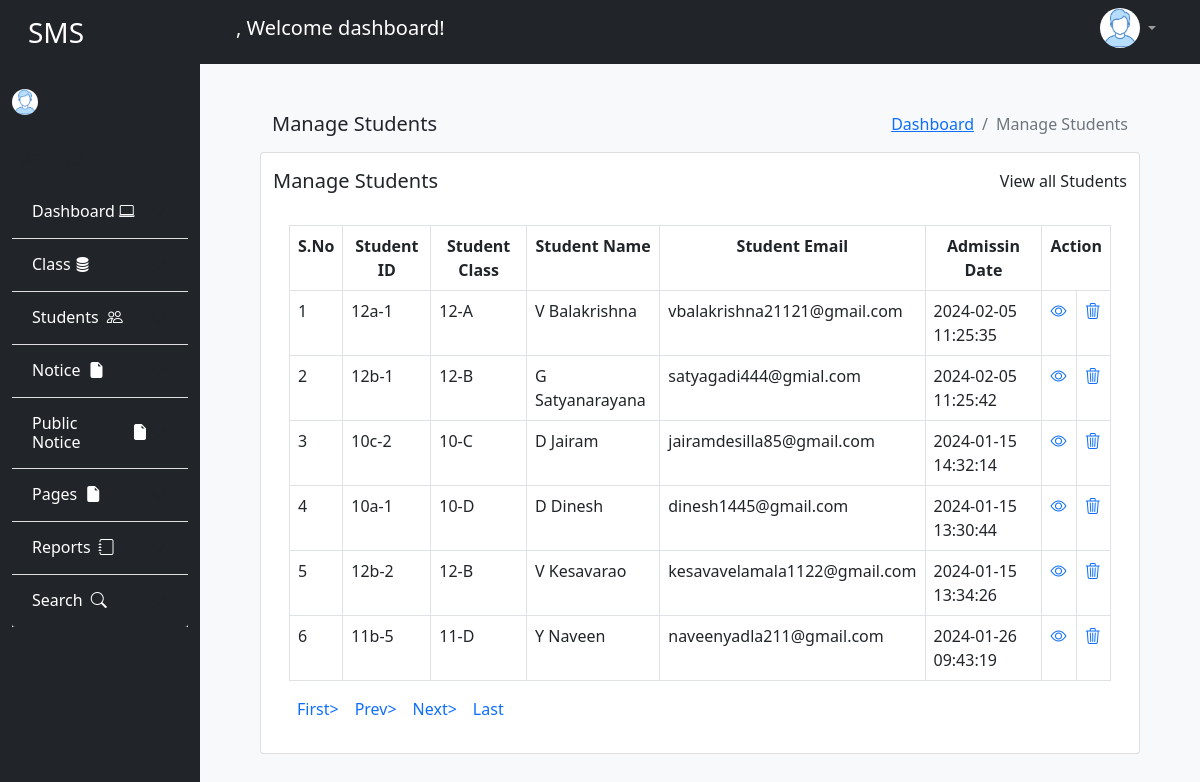
Screenshot of /admin/manage_students.php with the database file from the repository.
### tables this page shows
CREATE TABLE `add_students` (
  `S_No` int(11) NOT NULL,
  `Student_Name` varchar(33) NOT NULL,
  `Email` varchar(30) NOT NULL,
  `Class` varchar(30) NOT NULL,
  `Gender` varchar(30) NOT NULL,
  `Date_of_Birth` date NOT NULL,
  `Student_ID` varchar(30) NOT NULL,
  `Photo` varbinary(30) NOT NULL,
  `Father_Name` varchar(30) NOT NULL,
  `Mother_Name` varchar(30) NOT NULL,
  `Contact_Number` bigint(10) NOT NULL,
  `Alternate_Contact_Number` bigint(10) NOT NULL,
  `Address` varchar(100) NOT NULL,
  `User_Name` varchar(30) NOT NULL,
  `Password` varchar(30) NOT NULL,
  `Admissin_Date` timestamp NOT NULL DEFAULT current_timestamp() ON UPDATE current_timestamp(),
  `Deleted` tinyint(11) NOT NULL DEFAULT 0
);

CREATE TABLE `add_class` (
  `S_No` int(11) NOT NULL,
  `Class_name` varchar(33) NOT NULL,
  `Section` varchar(30) NOT NULL,
  `Creation_Date` timestamp(6) NOT NULL DEFAULT current_timestamp(6) ON UPDATE current_timestamp(6),
  `Deleted` tinyint(4) NOT NULL DEFAULT 0
);

### admin/manage_students.php (the view, shortened to what this page needs)
<!DOCTYPE html>
<html lang="en">
<head>
    <link rel="stylesheet" href="../bootstrap/bootstrap.min.css">
    <link rel="stylesheet" href="../dashboard.css">
    <link rel="stylesheet" href="https://cdn.jsdelivr.net/npm/bootstrap-icons@1.11.2/font/bootstrap-icons.min.css">
</head>
<body>
    <div class="container-fluid">
        <div class="row">
            <div class="col-sm-12">
                <?php include_once('includes/header.php'); ?>
            </div>
        </div>
        <div class="row m-0 p-0">
            <div class="col-sm-2 bg-dark">
                <div class="row">
                    <div class="col-sm-12 bg-dark">
                        <?php include_once('includes/aside.php'); ?>
                    </div>
                </div>
            </div>
            <div class="col-sm-10 bg-light">
                <div class="row m-5">
                    <div class="col-sm-12">
                        <h5 class="float-start">Manage Students</h5>
                        <nav aria-label="breadcrumb" class="float-end">
                            <ol class="breadcrumb">
                                <li class="breadcrumb-item"><a href="admindb.php">Dashboard</a></li>
                                <li class="breadcrumb-item active" aria-current="page">Manage Students</li>
                            </ol>
                        </nav>
                    </div>
                    <div class="card">
                        <div class="bg-white mt-3">
                            <h5 class="float-start">Manage Students</h5>
                            <p class="float-end"><a href="" class="text-decoration-none text-dark">View all Students</a></p>
                        </div>
                        <div class="card-body">
                            <table class="table table-bordered table-responsive">
                                <tr class="text-center">
                                    <th>S.No</th>
                                    <th>Student ID</th>
                                    <th>Student Class</th>
                                    <th>Student Name</th>
                                    <th>Student Email</th>
                                    <th>Admissin Date</th>
                                    <th colspan="2">Action</th>
                                </tr>
                                <?php
                                    $conn = mysqli_connect('localhost', 'root', '', 'student_management');
                                    $sql = "SELECT add_students.Student_ID, add_students.S_No, add_students.Student_Name, add_students.Email, add_students.Admissin_Date, add_class.Class_Name, add_class.Section from add_students join add_class on add_class.S_No=add_students.Class where add_students.Deleted = '0'";
                                    if($result = mysqli_query($conn, $sql)){
                                        if(mysqli_num_rows($result)>0){
                                            while($row = mysqli_fetch_assoc($result)){
                                                echo "<tr class='primary'>";
                                                echo "<td>" .$row['S_No']. "</td>";
                                                echo "<td>" .$row['Student_ID']. "</td>";
                                                echo "<td>" .$row['Class_Name']."-".$row['Section']. "</td>";
                                                echo "<td>" .$row['Student_Name']. "</td>";
                                                echo "<td>" .$row['Email']. "</td>";
                                                echo "<td>" .$row['Admissin_Date']. "</td>";
                                                echo"<td>";
                                                echo '<a href="update_student_details.php?S_No='.$row['S_No'].'"><i class="bi bi-eye"></i></a>';
                                                echo "</td>";
                                                echo"<td>";
                                                echo '<a href="delete_students.php?S_No='.$row['S_No'].'"><i class="bi bi-trash3"></i></a>';
                                                echo "</td>";
                                                echo "</tr>";
                                            }
                                        }else{
                                            echo "No Data";
                                        }
                                    }else{
                                        echo "Query Wrong";
                                    }
                                ?>
                            </table>
                            <div class="float-start">
                                <ul class="pagination">
                                    <li><a href="?pageno=1" class="p-2 text-decoration-none">First&gt;</a></li>
                                    <li class="disabled">
                                        <a href="#" class="p-2 text-decoration-none">Prev&gt;</a>
                                    </li>
                                    <li class="disabled">
                                        <a href="#" class="p-2 text-decoration-none">Next&gt;</a>
                                    </li>
                                    <li><a href="?pageno=1" class="p-2 text-decoration-none">Last</a></li>
                                </ul>
                            </div>
                        </div>
                    </div>
                </div>
            </div>
        </div>
   </div>
</body>
</html>

### dashboard.css (style rules this page uses)
* { margin: 0; padding: 0; box-sizing: border-box; }

### rows the page displays
add_students: S_No "1", Student_ID "12a-1", add_class.Class_name "12", add_class.Section "A", Student_Name "V Balakrishna", Email "vbalakrishna21121@gmail.com", Admissin_Date "2024-02-05 11:25:35"
add_students: S_No "2", Student_ID "12b-1", add_class.Class_name "12", add_class.Section "B", Student_Name "G Satyanarayana", Email "satyagadi444@gmial.com", Admissin_Date "2024-02-05 11:25:42"
add_students: S_No "3", Student_ID "10c-2", add_class.Class_name "10", add_class.Section "C", Student_Name "D Jairam", Email "jairamdesilla85@gmail.com", Admissin_Date "2024-01-15 14:32:14"
add_students: S_No "4", Student_ID "10a-1", add_class.Class_name "10", add_class.Section "D", Student_Name "D Dinesh", Email "dinesh1445@gmail.com", Admissin_Date "2024-01-15 13:30:44"
add_students: S_No "5", Student_ID "12b-2", add_class.Class_name "12", add_class.Section "B", Student_Name "V Kesavarao", Email "kesavavelamala1122@gmail.com", Admissin_Date "2024-01-15 13:34:26"
add_students: S_No "6", Student_ID "11b-5", add_class.Class_name "11", add_class.Section "D", Student_Name "Y Naveen", Email "naveenyadla211@gmail.com", Admissin_Date "2024-01-26 09:43:19"
